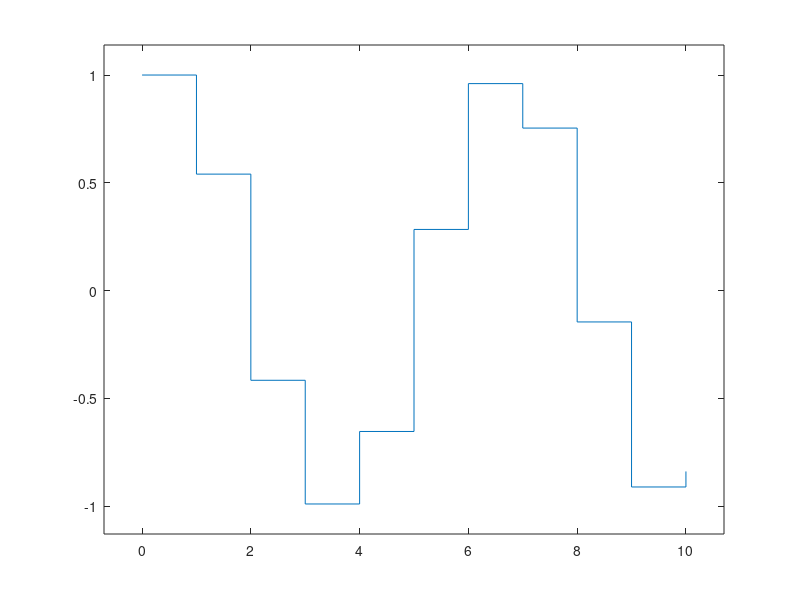

The MATLAB script that drew this image:
x = 0:10;
% create a vector of x- coordinates
y = cos(x);
% create a vector of x- coordinates (cosine function of x)
stairs(x,y)
% create a stairstep plot
axis padded
% add a margin of padding between the plot and the plot box
